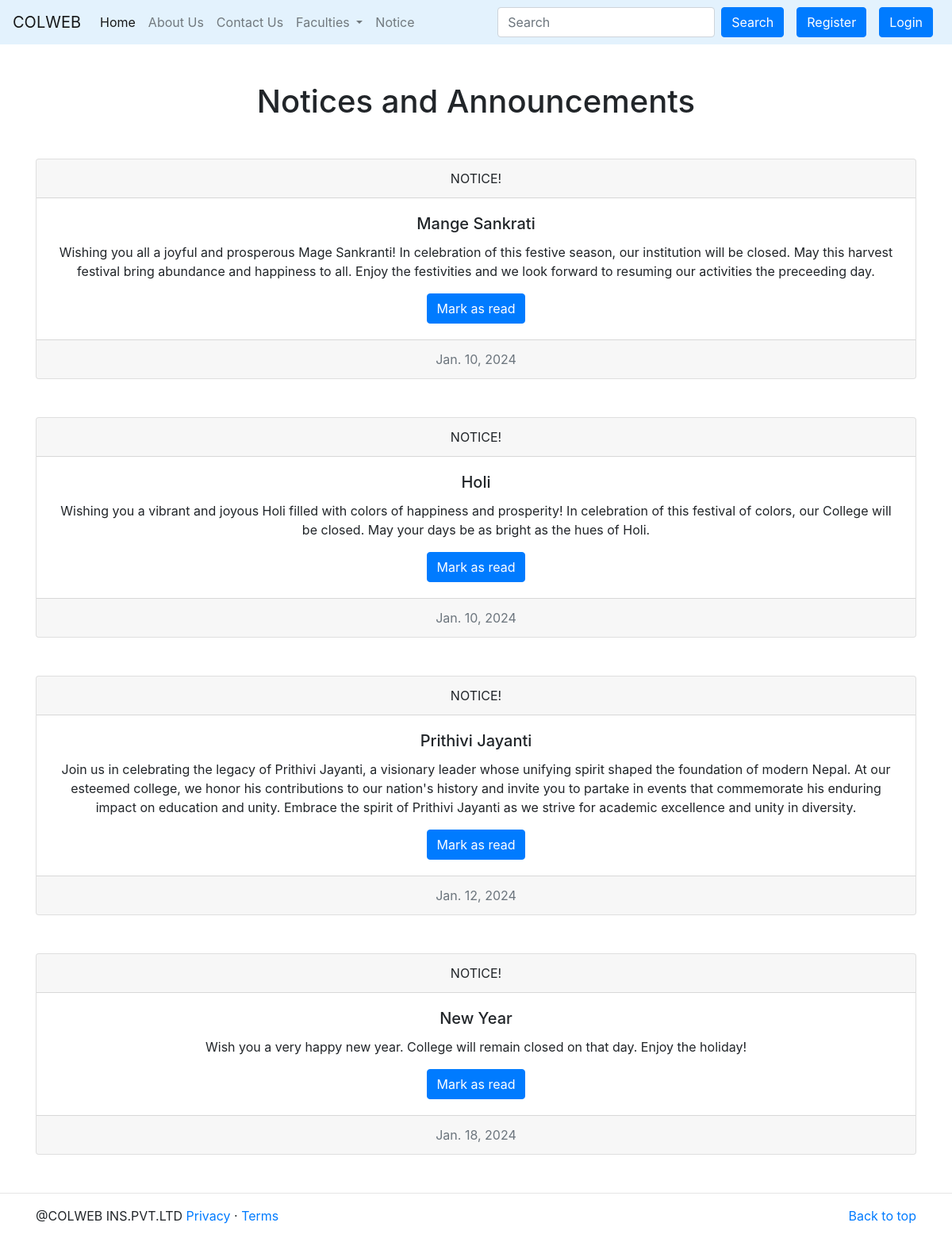
Before: /notice/ with the older database file.
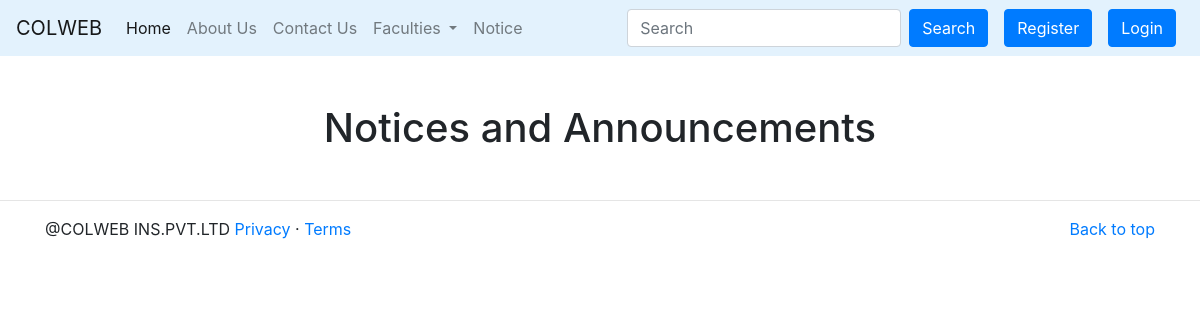
After: the same page with the newer database file.
### blog/models.py (models this page shows)
class Notice(models.Model):
    topic = models.CharField(max_length=500)
    date = models.DateField()
    desc = models.TextField(max_length=1000)
    def __str__(self):
        return self.topic

### blog/views.py (the view)
# urls.py: path('notice/', views.notice, name='blog-notice'),
def notice(request):
    col_notice = Notice.objects.all()
    print(col_notice)
    return render(request, 'blog/notice.html', {'col_notice':col_notice})

### blog/templates/blog/notice.html
{% extends 'blog/basic.html' %}
{% block body %}
<div class="container my-5">
  <h1 class='text-center'>Notices and Announcements</h1>
  {% for colnot in col_notice  %}
<div class="card text-center my-5">
    <div class="card-header">
      NOTICE!
    </div>
    <div class="card-body">
      <h5 class="card-title">{{ colnot.topic }}</h5>
      <p class="card-text">{{ colnot.desc }}</p>
      <a href="#" class="btn btn-primary">Mark as read</a>
    </div>
    <div class="card-footer text-muted">
      {{ colnot.date }}
    </div>
  </div>
  {% endfor %}
</div>
{% endblock %}

### blog/templates/blog/basic.html (shortened to what this page needs)
{% load static %}
<!DOCTYPE html>
<html lang="en">
<head>
  <link rel="stylesheet" href="https://cdn.jsdelivr.net/npm/bootstrap@4.2.1/dist/css/bootstrap.min.css"
 />
  <link rel="stylesheet" href="{% static 'blog/css/index.css' %}" />
</head>
<body>
  <nav class="navbar navbar-expand-lg navbar navbar-light" style="background-color: #e3f2fd">
    <a class="navbar-brand" href="/">COLWEB</a>
    <div class="collapse navbar-collapse" id="navbarSupportedContent">
      <ul class="navbar-nav mr-auto">
        <li class="nav-item active">
          <a class="nav-link" href="/">Home <span class="sr-only">(current)</span></a>
        </li>
        <li class="nav-item">
          <a class="nav-link" href="{% url 'blog-about' %}">About Us</a>
        </li>
        <li class="nav-item">
          <a class="nav-link" href="{% url 'blog-contact' %}">Contact Us</a>
        </li>
        <li class="nav-item dropdown">
          <a class="nav-link dropdown-toggle" href="#" id="navbarDropdown" role="button" data-toggle="dropdown"
            aria-haspopup="true" aria-expanded="false">
            Faculties
          </a>
        </li>
        <li class="nav-item">
          <a class="nav-link" href="{% url 'blog-notice' %}">Notice</a>
        </li>
      </ul>
      <form class="form-inline my-2 mx-2 my-lg-0">
        <input class="form-control mr-sm-2" type="search" placeholder="Search" aria-label="Search" />
        <button class="btn btn-primary my-2 my-sm-0" type="submit">
          Search
        </button>
      </form>
{% if user.is_authenticated %}
<div class="dropdown" style="min-width:133px;">
  <button class="btn btn-primary dropdown-toggle" type="button" id="dropdownMenuButton" data-toggle="dropdown" aria-haspopup="true" aria-expanded="false">
    {{request.user}}
  </button>
  <div class="dropdown-menu" aria-labelledby="dropdownMenuButton" style="left:-22px;">
    <a class="dropdown-item" href="/user_profile">Profile</a>
    <a class="dropdown-item" href="/handlelogout/">Logout</a>
  </div>
</div>
      {% else %}
      <button type="button" class="btn btn-primary mx-2" data-toggle="modal" data-target="#registerModal">
        Register
      </button>
      <button type="button" class="btn btn-primary mx-2" data-toggle="modal" data-target="#loginModal">
        Login
      </button>
      {% endif %}
    </div>
  </nav>
   {% block body %} {% endblock %}
  <div class="feet">
    <hr />
    <footer class="container">
      <p class="float-right"><a href="#">Back to top</a></p>
      <p>
        @COLWEB INS.PVT.LTD <a href="#"> Privacy</a> · <a href="#">Terms</a>
      </p>
    </footer>
  </div>
</body>
</html>

Changed rows visible on the page:
removed Notice: topic "Mange Sankrati", desc "Wishing you all a joyful and prosperous Mage Sankranti! In celebration of this festive season, our institution will be closed. May this harvest festival bring abundance and happiness to all. Enjoy the festivities and we look forward to resuming our activities the preceeding day.", date "Jan. 10, 2024"
removed Notice: topic "Holi", desc "Wishing you a vibrant and joyous Holi filled with colors of happiness and prosperity! In celebration of this festival of colors, our College will be closed. May your days be as bright as the hues of Holi.", date "Jan. 10, 2024"
removed Notice: topic "Prithivi Jayanti", desc "Join us in celebrating the legacy of Prithivi Jayanti, a visionary leader whose unifying spirit shaped the foundation of modern Nepal. At our esteemed college, we honor his contributions to our nation's history and invite you to partake in events that commemorate his enduring impact on education and unity. Embrace the spirit of Prithivi Jayanti as we strive for academic excellence and unity in diversity.", date "Jan. 12, 2024"
removed Notice: topic "New Year", desc "Wish you a very happy new year. College will remain closed on that day. Enjoy the holiday!", date "Jan. 18, 2024"
